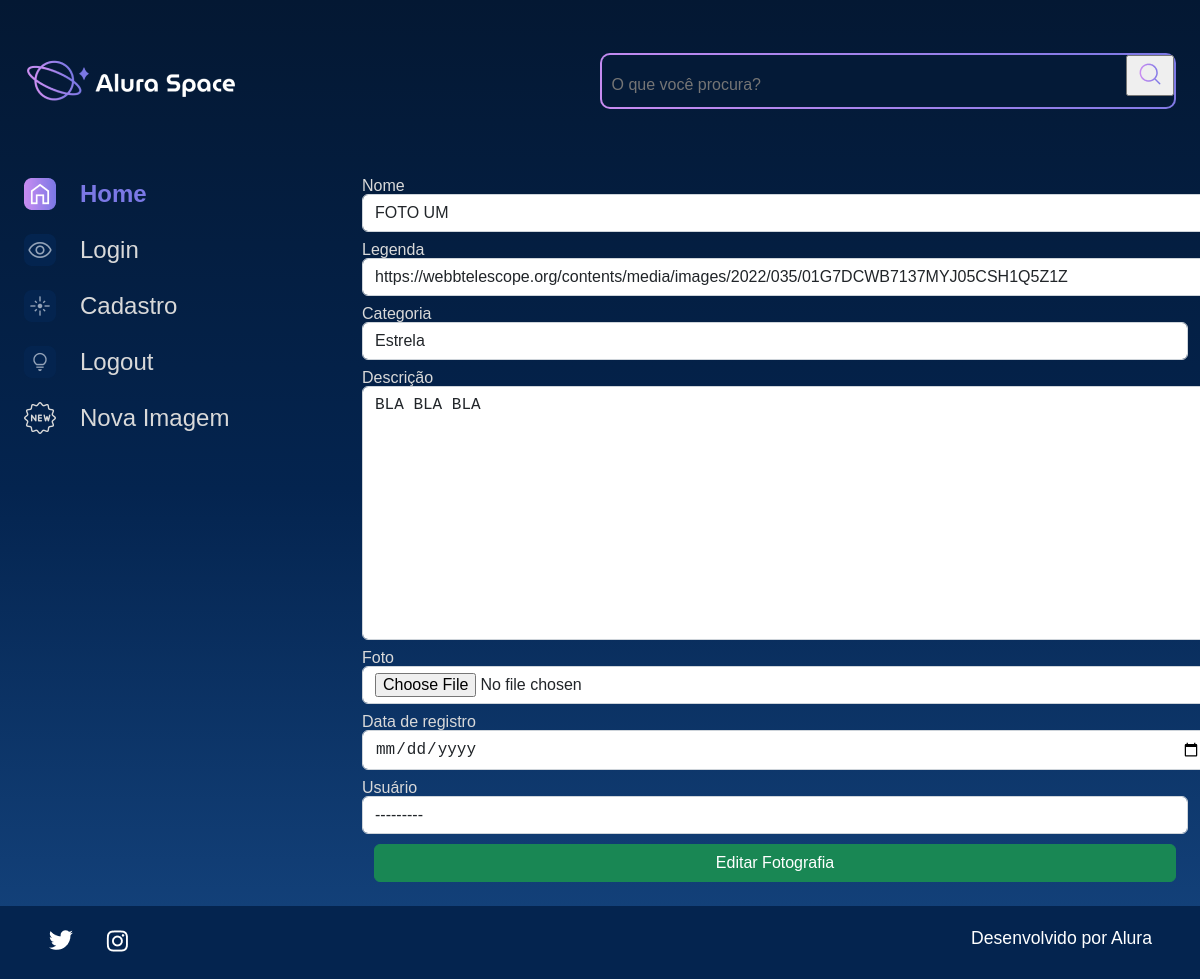
Page /editar-imagem/1 on the earlier database version.
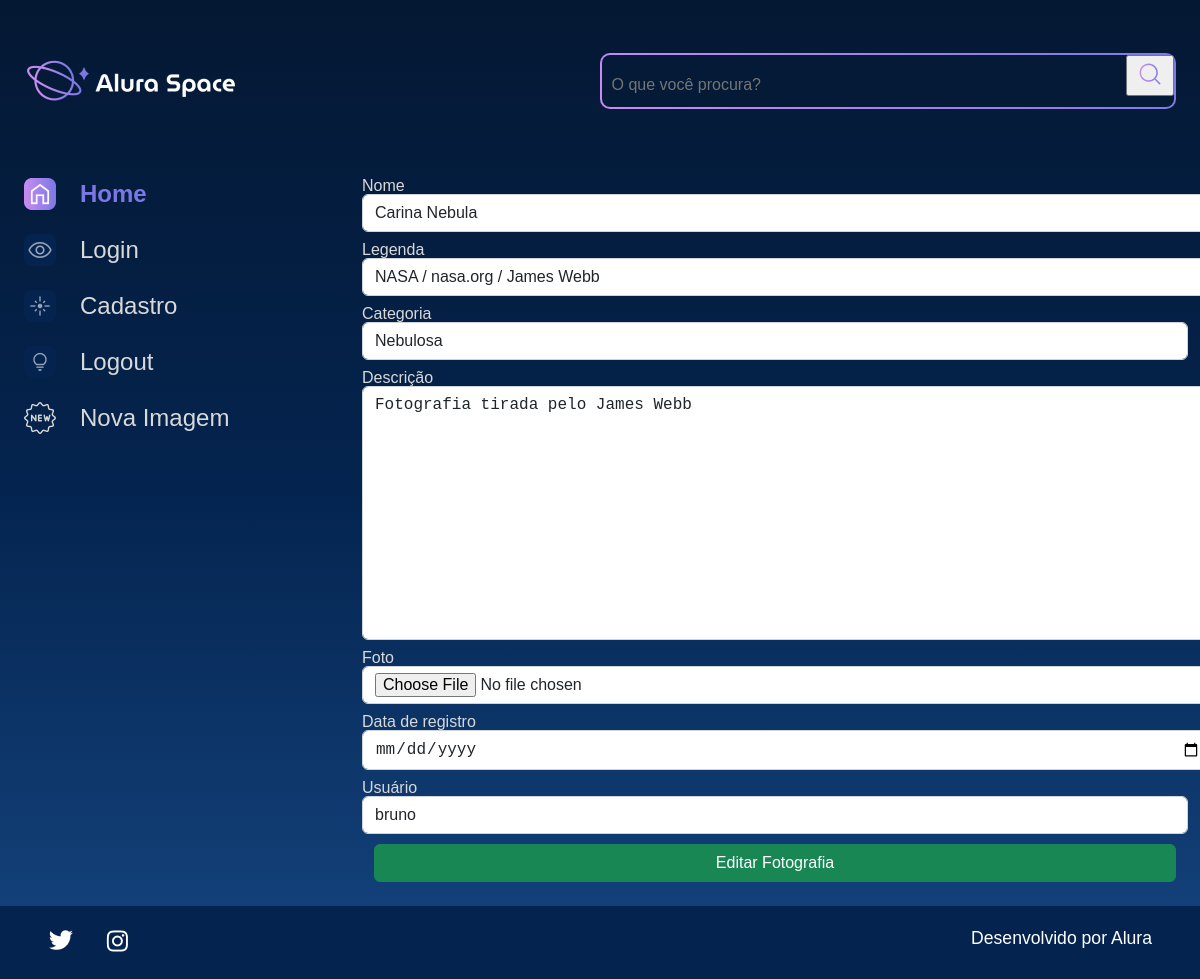
Same page on the later database version.
### apps/galeria/models.py (models this page shows, shortened)
class Fotografia(models.Model):
    OPCOES_CATEGORIA = [
        ("NEBULOSA","Nebulosa"),
        ("ESTRELA","Estrela"),
        ("GALÁXIA","Galáxia"),
        ("PLANETA","Planeta"),
    ]
    nome = models.CharField(max_length=100, null=False, blank=False)
    legenda = models.CharField(max_length=150, null=False, blank=False)
    categoria = models.CharField(max_length=100, choices=OPCOES_CATEGORIA, default='')
    descricao = models.TextField(null=False, blank=False)
    foto = models.ImageField(upload_to="fotos/%Y/%m/%d/", blank=True)
    publicada = models.BooleanField(default=True)
    data_fotografia = models.DateTimeField(default=datetime.now, blank=False)
    usuario = models.ForeignKey(
        to=User,
        on_delete=models.SET_NULL,
        null=True,
        blank=False,
        related_name='user'
    )

### apps/galeria/views.py (the view)
# urls.py: path('editar-imagem/<int:foto_id>', editar_imagem, name='editar_imagem'),
def editar_imagem(request, foto_id):
    fotografia = Fotografia.objects.get(id=foto_id)
    form = FotografiaForms(instance=fotografia)
    if request.method == 'POST':
        form = FotografiaForms(request.POST, request.FILES, instance=fotografia)
        if form.is_valid():
            form.save()
            messages.success(request, 'Fotografia editada com sucesso!')
            return redirect('index')
    return render(request, 'galeria/editar_imagem.html', {'form': form, 'foto_id': foto_id})

### apps/galeria/forms.py
class FotografiaForms(forms.ModelForm):
    class Meta:
        model = Fotografia
        exclude = ['publicada',]
        labels = {
            'descricao':'Descrição',
            'data_fotografia': 'Data de registro',
            'usuario': 'Usuário',
        }
        widgets = {
            'nome': forms.TextInput(attrs={'class':'form-control'}),
            'legenda': forms.TextInput(attrs={'class':'form-control'}),
            'categoria': forms.Select(attrs={'class':'form-control'}),
            'descricao': forms.Textarea(attrs={'class':'form-control'}),
            'foto': forms.FileInput(attrs={'class':'form-control'}),
            'data_fotografia': forms.DateInput(
                format = '%d/%m/%Y',
                attrs={
                    'type':'date',
                    'class':'form-control'
                }
            ),
            'usuario': forms.Select(attrs={'class':'form-control'}),
        }

### templates/galeria/editar_imagem.html (shortened to what this page needs)
{% extends 'shared/base.html' %}
{% load static %}
{% block content %}
            <section class="galeria" style="margin-left: 5em">
                <form action="{% url 'editar_imagem' foto_id %}" method="POST" enctype="multipart/form-data">
                    <div class="row">
                        {% for field in form.visible_fields %}
                        <div class="col-12 col-lg-12" style="margin-bottom: 10px;">
                            <label for="{{ field.id_for_label }}" style="color:#D9D9D9; margin-bottom: 5px;">{{field.label}}</label>
                            {{ field }}
                        </div>
                        {% endfor %}
                    </div>
                    <div>
                        <button type="submit" class="btn btn-success col-12" style="padding: top 5px;">Editar Fotografia</button>
                    </div>
                </form>
            </section>
        </main>
    </div>
</body>
{% endblock %}

Differences in the rows shown:
changed Fotografia: nome "FOTO UM" → "Carina Nebula"; legenda "https://webbtelescope.org/contents/media/images/2022/035/01G7DCWB7137MYJ05CSH1Q5Z1Z" → "NASA / nasa.org / James Webb"; categoria "Estrela" → "Nebulosa"; descricao "BLA BLA BLA" → "Fotografia tirada pelo James Webb"; usuario "---------" → "bruno"
